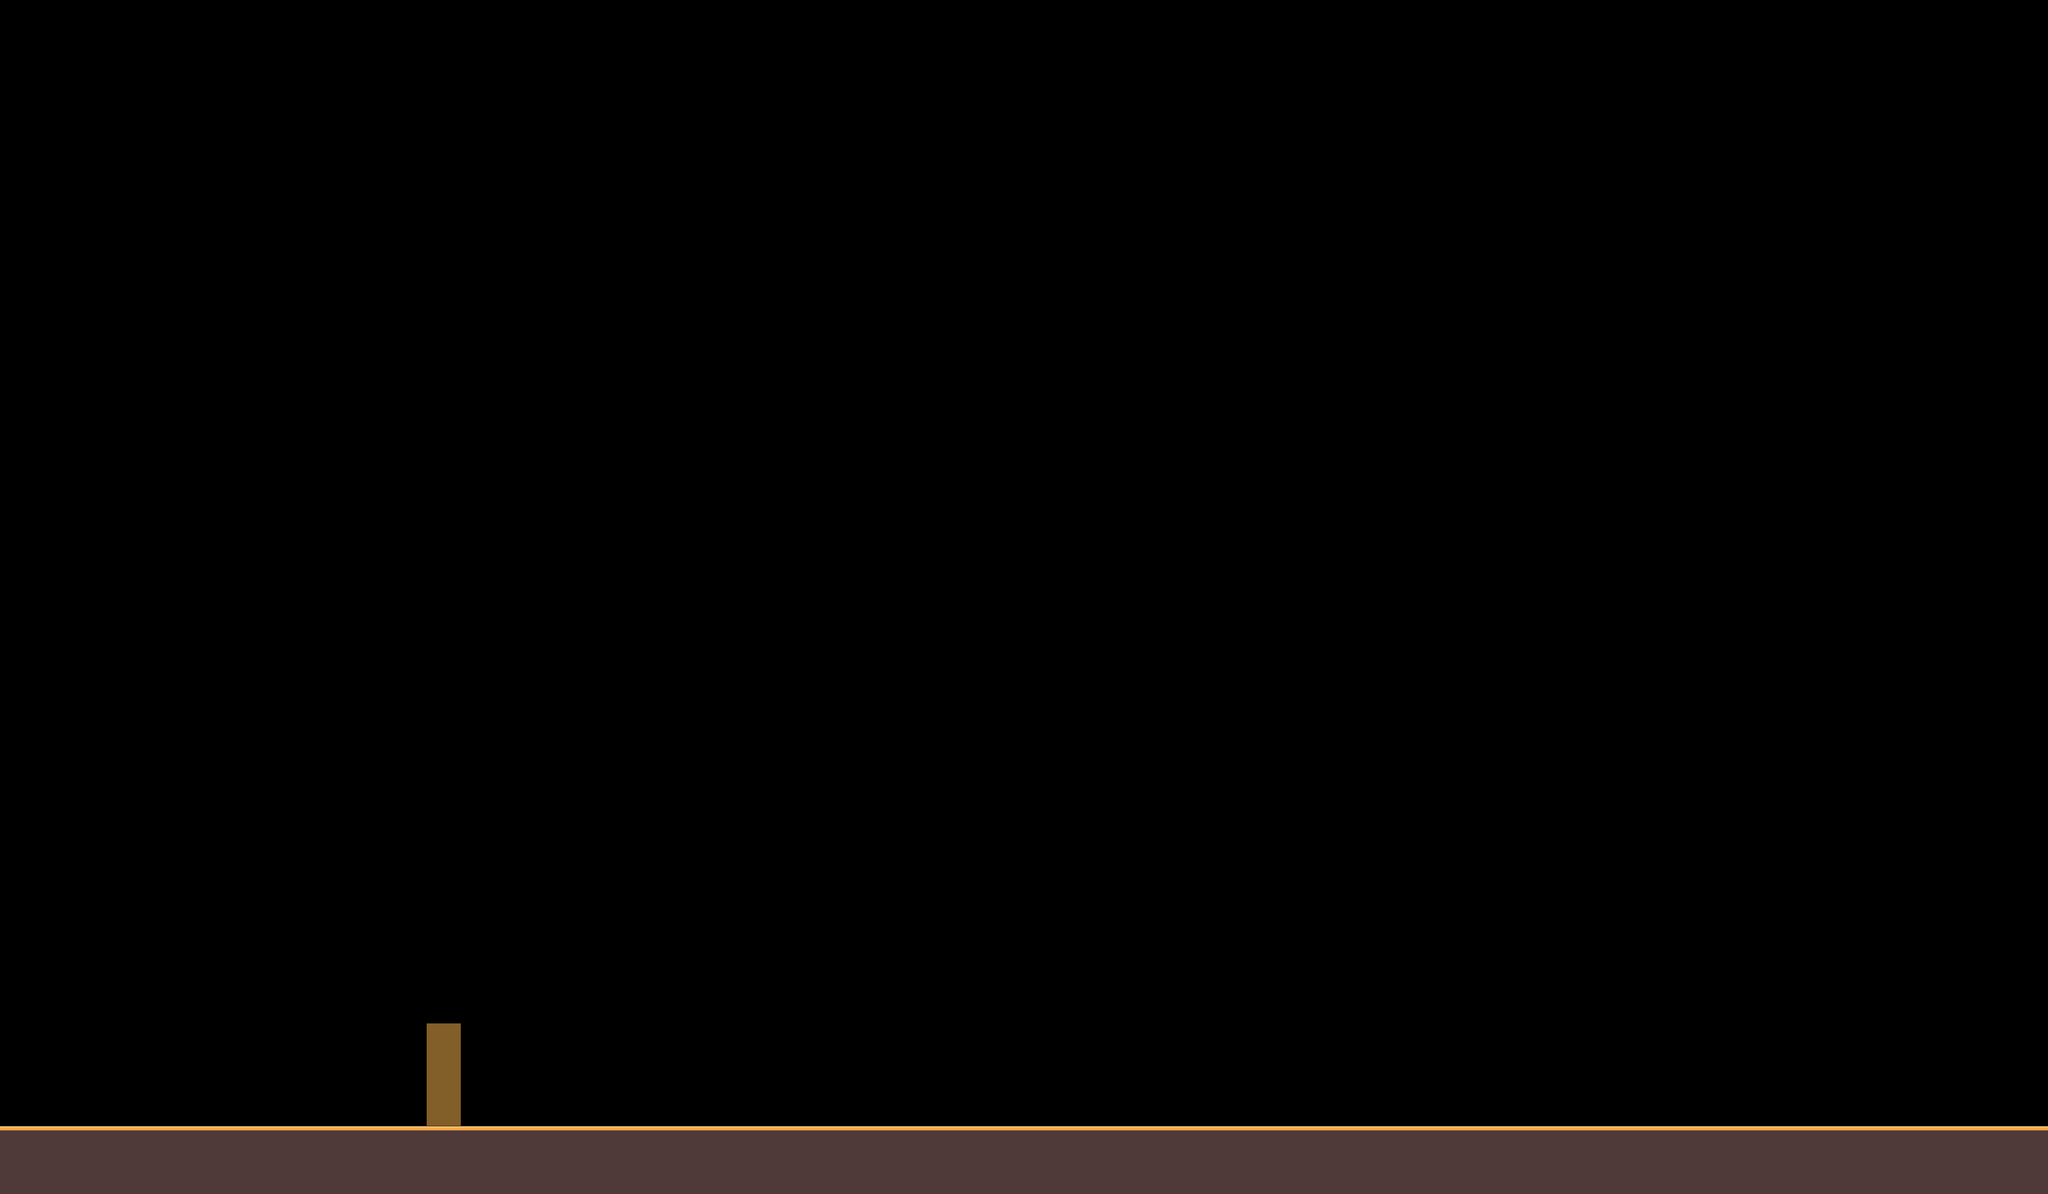

Tiled map render using the project's own tile images. Description and the map definition, with tile-layer contents summarised, below:
An orthogonal 120x70 tile map with 32x32 px tiles, 4 tile layers (ground, spikes, enemyWalls, colorWalls), 2 tilesets and 3 objects (initialPosition, elevator, shifter).

<map version="1.2" tiledversion="1.3.4" orientation="orthogonal" renderorder="right-down" width="120" height="70" tilewidth="32" tileheight="32" infinite="0" nextlayerid="11" nextobjectid="7">
 <tileset firstgid="1" source="../tilesets/ground.tsx" />
 <tileset firstgid="51" source="../tilesets/palette.tsx" />
 <imagelayer id="3" name="background">
  <image source="../../src/assets/levels/level1/level1-background.png" width="3840" height="2240" />
 </imagelayer>
 <layer id="4" name="ground" width="120" height="70">
  <data>[8400 cells, 480 non-empty, 2 distinct tile ids]</data>
 </layer>
 <layer id="5" name="spikes" width="120" height="70">
  <data>[8400 cells, 0 non-empty, 0 distinct tile ids]</data>
 </layer>
 <layer id="7" name="enemyWalls" width="120" height="70">
  <data>[8400 cells, 0 non-empty, 0 distinct tile ids]</data>
 </layer>
 <layer id="6" name="colorWalls" width="120" height="70">
  <data>[8400 cells, 12 non-empty, 1 distinct tile ids]</data>
 </layer>
 <objectgroup id="8" name="player">
  <object id="1" name="initialPosition" x="318.949" y="1861.37">
   <point />
  </object>
 </objectgroup>
 <objectgroup id="9" name="enemies" />
 <objectgroup id="10" name="elevators">
  <object id="2" name="elevator" x="691.16" y="626.937">
   <properties>
    <property name="delay" value="20000" />
    <property name="speed" value="50" />
   </properties>
   <point />
  </object>
  <object id="6" name="shifter" x="926.643" y="1419.02">
   <properties>
    <property name="delay" value="20000" />
    <property name="speed" value="50" />
   </properties>
   <point />
  </object>
 </objectgroup>
</map>
